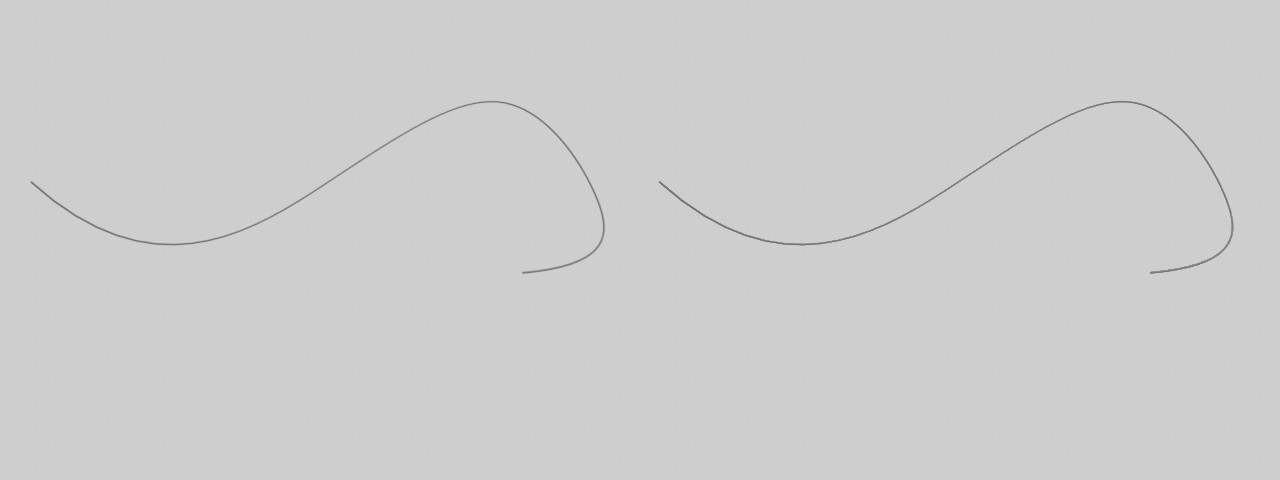
#> input picture data/simulated/blend1/blend1_1.jpg, 1280 x 480 px, found by its file name
$ python ssp_reconstruction.py ../../data/simulated/blend1/blend1_1.jpg ../../data/simulated/blend1/blend1_2.jpg
#> lines starting #> are read from the running program, lines starting #| are printed output that depends on the picture
import matplotlib.pyplot as plt
import matplotlib.image as mpimg
import numpy as np
import cv2
from pixel_ordering import order_pixels
import scipy.interpolate as interp

# [62 lines left out: function ssp_reconstruction, not called in this run]


if __name__ == "__main__":
# [13 lines of commented-out code are left out]
    folder_num = 1
    file_num = 1
    fileb = "../Blender_imgs/blend%d/blend%d_%d.jpg" % (folder_num, folder_num, file_num)
    calib = "/Users/neelay/ARClabXtra/Blender_imgs/blend_calibration.yaml"
    imgb = cv2.imread(fileb)
#> imgb is the input picture: shape (480, 1280, 3); min 107, max 220, mean 205.7
    imgb = cv2.cvtColor(imgb, cv2.COLOR_BGR2GRAY)
#> imgb: shape (480, 1280)
    img1 = imgb[:, :640]
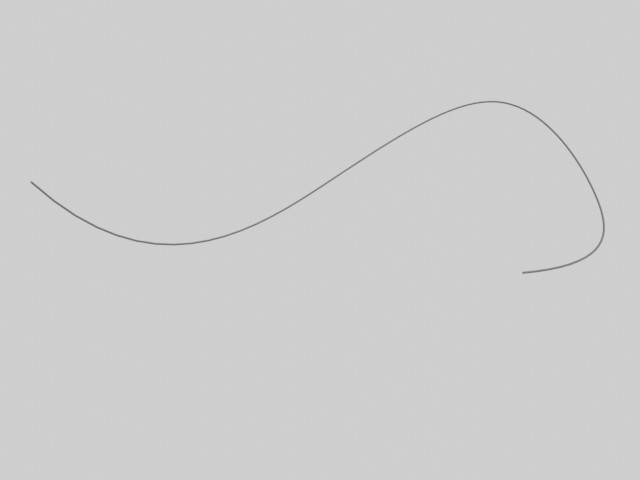
#> img1: shape (480, 640); min 109, max 217, mean 205.7
    img2 = imgb[:, 640:]
    img1 = np.where(img1>=200, 255, img1)
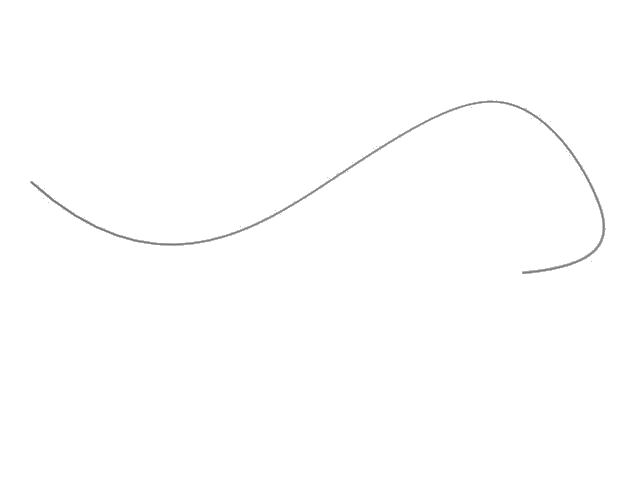
#> img1: shape (480, 640); min 109, max 255, mean 254.3
    img2 = np.where(img2>=200, 255, img2)
#> (the run stopped early here; a loop or call above may not have finished)
